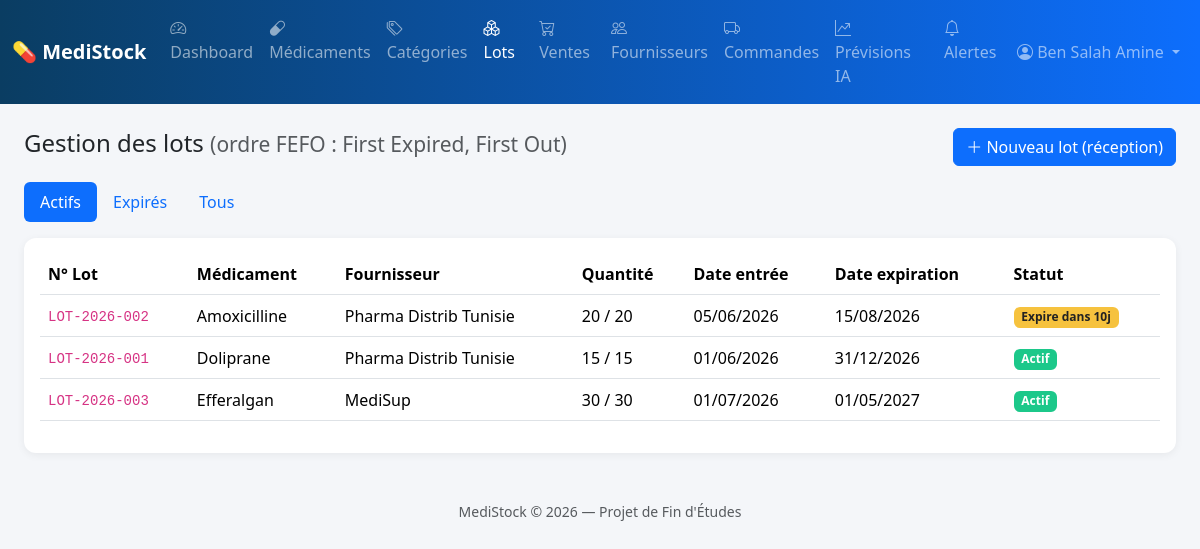
The app's page /lots.php (signed in) with its own data.
### tables this page shows
CREATE TABLE lots (
    id                 INT AUTO_INCREMENT PRIMARY KEY,
    medicament_id      INT NOT NULL,
    fournisseur_id     INT,
    numero_lot         VARCHAR(50) NOT NULL,
    quantite_initiale  INT NOT NULL,
    quantite           INT NOT NULL,            
    prix_achat_unitaire DECIMAL(10,3) NOT NULL DEFAULT 0.000,
    date_entree        DATE NOT NULL,
    date_expiration    DATE NOT NULL,
    statut             ENUM('actif','epuise','expire') NOT NULL DEFAULT 'actif',
    FOREIGN KEY (medicament_id) REFERENCES medicaments(id) ON DELETE CASCADE,
    FOREIGN KEY (fournisseur_id) REFERENCES fournisseurs(id) ON DELETE SET NULL,
    INDEX idx_lot_expiration (date_expiration),
    INDEX idx_lot_medicament (medicament_id)
);

CREATE TABLE medicaments (
    id                 INT AUTO_INCREMENT PRIMARY KEY,
    nom                VARCHAR(150) NOT NULL,
    categorie_id       INT,
    fabricant          VARCHAR(120),
    forme              VARCHAR(50),           
    dosage             VARCHAR(50),
    code_barre         VARCHAR(50) UNIQUE,
    prix_achat         DECIMAL(10,3) NOT NULL DEFAULT 0.000,
    prix_vente         DECIMAL(10,3) NOT NULL DEFAULT 0.000,
    quantite_minimale  INT NOT NULL DEFAULT 10,
    necessite_ordonnance TINYINT(1) NOT NULL DEFAULT 0,
    description        TEXT,
    actif              TINYINT(1) NOT NULL DEFAULT 1,
    date_creation      DATETIME NOT NULL DEFAULT CURRENT_TIMESTAMP,
    FOREIGN KEY (categorie_id) REFERENCES categories(id) ON DELETE SET NULL,
    INDEX idx_med_nom (nom),
    INDEX idx_med_code_barre (code_barre)
);

CREATE TABLE fournisseurs (
    id                 INT AUTO_INCREMENT PRIMARY KEY,
    nom                VARCHAR(120) NOT NULL,
    contact_personne   VARCHAR(100),
    telephone          VARCHAR(20),
    email              VARCHAR(100),
    adresse            VARCHAR(255),
    solde_du           DECIMAL(12,3) NOT NULL DEFAULT 0.000,   
    date_creation      DATETIME NOT NULL DEFAULT CURRENT_TIMESTAMP
);

### includes/auth.php (called while the page is built, shortened)
<?php
function current_role() {
    return $_SESSION['role'] ?? null;
}

### lots.php (the view, shortened to what this page needs)
<?php
require 'config/db.php';
require 'includes/auth.php';
$page_titre = 'Lots';
$filtre = $_GET['filtre'] ?? 'actif';
$sql = "SELECT l.*, m.nom AS medicament_nom, f.nom AS fournisseur_nom,
        DATEDIFF(l.date_expiration, CURDATE()) AS jours_restants
        FROM lots l
        JOIN medicaments m ON m.id = l.medicament_id
        LEFT JOIN fournisseurs f ON f.id = l.fournisseur_id";
if ($filtre === 'actif') {
    $sql .= " WHERE l.statut = 'actif'";
} elseif ($filtre === 'expire') {
    $sql .= " WHERE l.statut = 'expire' OR l.date_expiration < CURDATE()";
}
$sql .= " ORDER BY l.date_expiration ASC";
$lots = $pdo->query($sql)->fetchAll();
require 'includes/header.php';
?>
<div class="d-flex justify-content-between align-items-center mb-3">
    <h4>Gestion des lots <span class="text-muted small">(ordre FEFO : First Expired, First Out)</span></h4>
    <?php if (in_array(current_role(), ['administrateur', 'responsable_stock'])): ?>
        <button class="btn btn-primary" data-bs-toggle="modal" data-bs-target="#modalLot">
            <i class="bi bi-plus-lg"></i> Nouveau lot (réception)
        </button>
    <?php endif; ?>
</div>
<ul class="nav nav-pills mb-3">
    <li class="nav-item"><a class="nav-link <?= $filtre === 'actif' ? 'active' : '' ?>" href="?filtre=actif">Actifs</a></li>
    <li class="nav-item"><a class="nav-link <?= $filtre === 'expire' ? 'active' : '' ?>" href="?filtre=expire">Expirés</a></li>
    <li class="nav-item"><a class="nav-link <?= $filtre === 'tous' ? 'active' : '' ?>" href="?filtre=tous">Tous</a></li>
</ul>
<div class="card p-3">
    <div class="table-responsive">
        <table class="table table-hover align-middle">
            <thead>
                <tr>
                    <th>N° Lot</th>
                    <th>Médicament</th>
                    <th>Fournisseur</th>
                    <th>Quantité</th>
                    <th>Date entrée</th>
                    <th>Date expiration</th>
                    <th>Statut</th>
                </tr>
            </thead>
            <tbody>
            <?php foreach ($lots as $l): ?>
                <tr>
                    <td><code><?= htmlspecialchars($l['numero_lot']) ?></code></td>
                    <td><?= htmlspecialchars($l['medicament_nom']) ?></td>
                    <td><?= htmlspecialchars($l['fournisseur_nom'] ?? '-') ?></td>
                    <td><?= (int) $l['quantite'] ?> / <?= (int) $l['quantite_initiale'] ?></td>
                    <td><?= date('d/m/Y', strtotime($l['date_entree'])) ?></td>
                    <td><?= date('d/m/Y', strtotime($l['date_expiration'])) ?></td>
                    <td>
                        <?php if ($l['jours_restants'] < 0): ?>
                            <span class="badge badge-expire">Expiré</span>
                        <?php elseif ($l['jours_restants'] <= 30): ?>
                            <span class="badge badge-expire-proche">Expire dans <?= (int)$l['jours_restants'] ?>j</span>
                        <?php else: ?>
                            <span class="badge badge-ok">Actif</span>
                        <?php endif; ?>
                    </td>
                </tr>
            <?php endforeach; ?>
            </tbody>
        </table>
    </div>
</div>
<?php require 'includes/footer.php'; ?>

### includes/header.php (shortened to what this page needs)
<!DOCTYPE html>
<html lang="fr">
<head>
    <link href="https://cdn.jsdelivr.net/npm/bootstrap@5.3.3/dist/css/bootstrap.min.css" rel="stylesheet">
    <link rel="stylesheet" href="https://cdn.jsdelivr.net/npm/bootstrap-icons@1.11.3/font/bootstrap-icons.css">
    <link href="assets/css/style.css" rel="stylesheet">
</head>
<body>
<nav class="navbar navbar-expand-lg navbar-dark app-navbar">
    <div class="container-fluid">
        <a class="navbar-brand fw-bold" href="index.php">💊 MediStock</a>
        <div class="collapse navbar-collapse" id="navMenu">
            <ul class="navbar-nav me-auto">
                <li class="nav-item"><a class="nav-link <?= $page_titre === 'Dashboard' ? 'active' : '' ?>" href="index.php"><i class="bi bi-speedometer2"></i> Dashboard</a></li>
                <li class="nav-item"><a class="nav-link <?= $page_titre === 'Médicaments' ? 'active' : '' ?>" href="medicaments.php"><i class="bi bi-capsule"></i> Médicaments</a></li>
                <li class="nav-item"><a class="nav-link <?= $page_titre === 'Catégories' ? 'active' : '' ?>" href="categories.php"><i class="bi bi-tags"></i> Catégories</a></li>
                <li class="nav-item"><a class="nav-link <?= $page_titre === 'Lots' ? 'active' : '' ?>" href="lots.php"><i class="bi bi-boxes"></i> Lots</a></li>
                <li class="nav-item"><a class="nav-link <?= $page_titre === 'Ventes' ? 'active' : '' ?>" href="ventes.php"><i class="bi bi-cart-check"></i> Ventes</a></li>
                <li class="nav-item"><a class="nav-link <?= $page_titre === 'Fournisseurs' ? 'active' : '' ?>" href="fournisseurs.php"><i class="bi bi-people"></i> Fournisseurs</a></li>
                <li class="nav-item"><a class="nav-link <?= $page_titre === 'Commandes' ? 'active' : '' ?>" href="commandes.php"><i class="bi bi-truck"></i> Commandes</a></li>
                <li class="nav-item"><a class="nav-link <?= $page_titre === 'Prévisions IA' ? 'active' : '' ?>" href="previsions.php"><i class="bi bi-graph-up-arrow"></i> Prévisions IA</a></li>
                <li class="nav-item">
                    <a class="nav-link position-relative" href="alertes.php">
                        <i class="bi bi-bell"></i> Alertes
                    </a>
                </li>
            </ul>
            <ul class="navbar-nav">
                <li class="nav-item dropdown">
                    <a class="nav-link dropdown-toggle" href="#" data-bs-toggle="dropdown">
                        <i class="bi bi-person-circle"></i> <?= htmlspecialchars($_SESSION['nom'] ?? '') ?>
                    </a>
                </li>
            </ul>
        </div>
    </div>
</nav>
<main class="container-fluid py-4 px-4">

### includes/footer.php (shortened to what this page needs)
</main>
<footer class="text-center text-muted small py-4">
    MediStock &copy; <?= date('Y') ?> — Projet de Fin d'Études
</footer>
</body>
</html>

### assets/css/style.css (style rules this page uses)
:root { --ms-primary: #0d6efd; --ms-dark: #0a3d62; }
body { background-color: #f4f6f9; font-family: 'Segoe UI', system-ui, sans-serif; }
.app-navbar { background: linear-gradient(90deg, var(--ms-dark), var(--ms-primary)); }
.card { border: none; border-radius: 12px; box-shadow: 0 2px 8px rgba(0,0,0,.06); }
.table thead { background-color: #eef2f9; }
.badge-expire-proche { background-color: #f6c23e; color: #222; }
.badge-ok { background-color: #1cc88a; }

### records on screen
lots: numero_lot "LOT-2026-002", medicament.nom "Amoxicilline", fournisseur.nom "Pharma Distrib Tunisie", quantite "20", quantite_initiale "20", date_entree "05/06/2026", date_expiration "15/08/2026", jours_restants "10"
lots: numero_lot "LOT-2026-001", medicament.nom "Doliprane", fournisseur.nom "Pharma Distrib Tunisie", quantite "15", quantite_initiale "15", date_entree "01/06/2026", date_expiration "31/12/2026", shows "Actif"
lots: numero_lot "LOT-2026-003", medicament.nom "Efferalgan", fournisseur.nom "MediSup", quantite "30", quantite_initiale "30", date_entree "01/07/2026", date_expiration "01/05/2027", shows "Actif"

### other values on screen
$_SESSION['nom'] "Ben Salah Amine"
